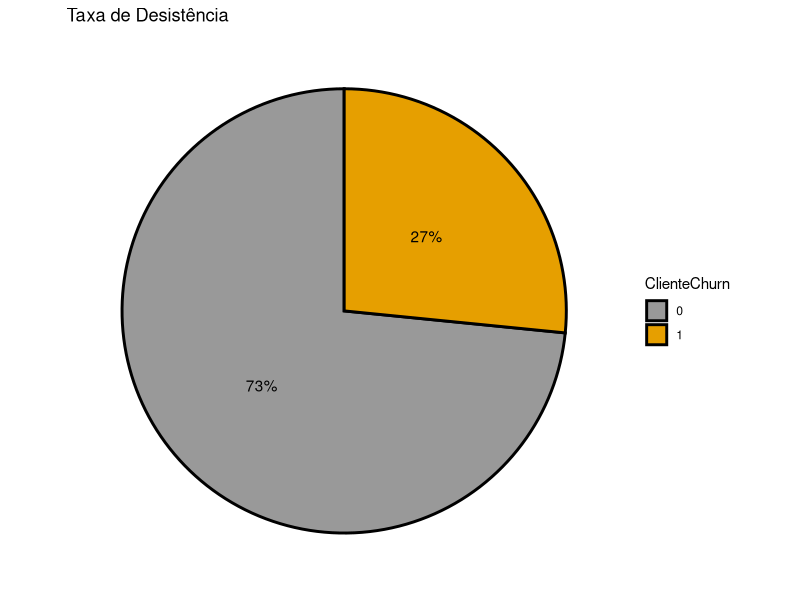
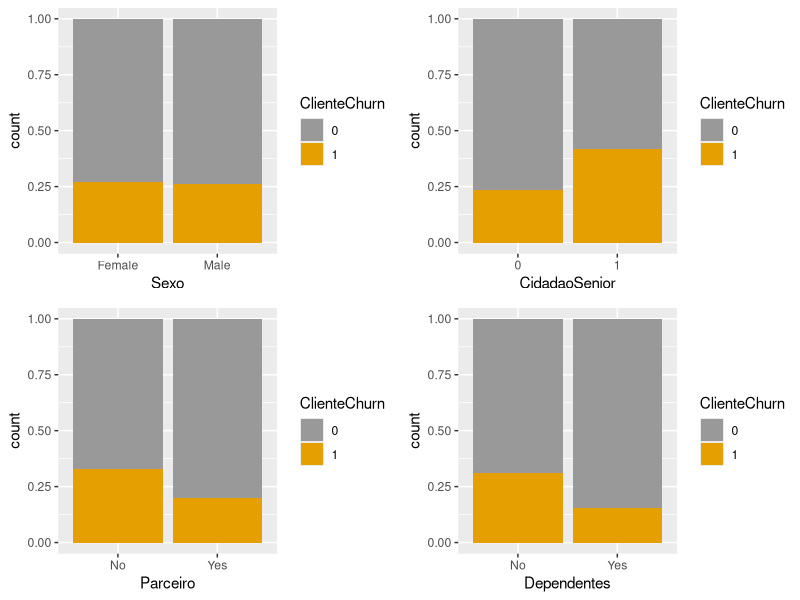
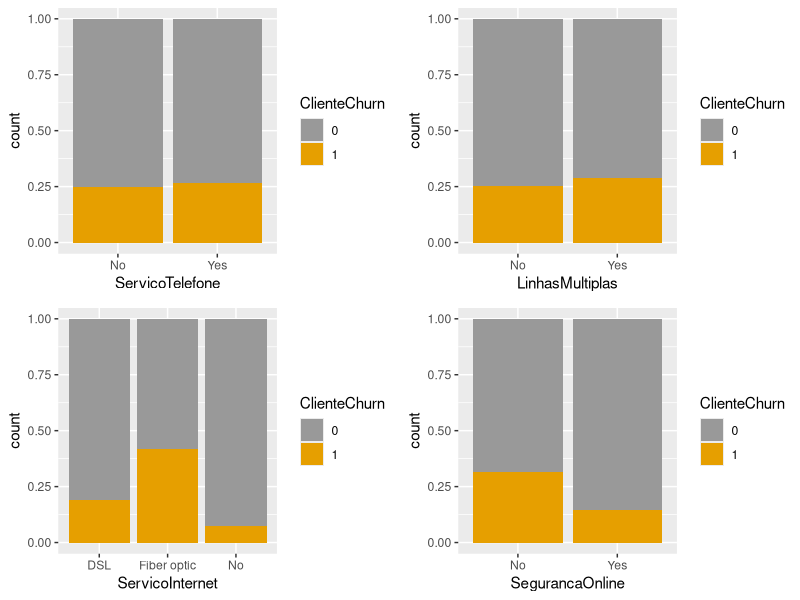
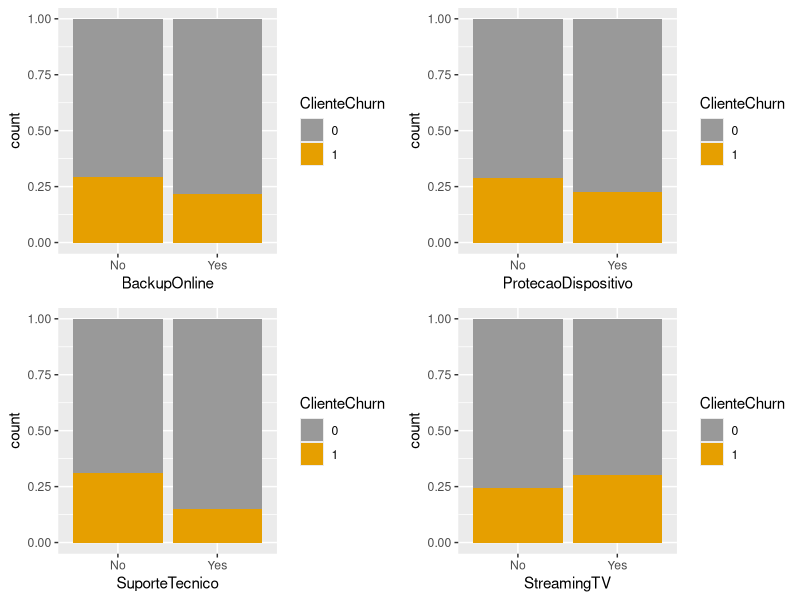
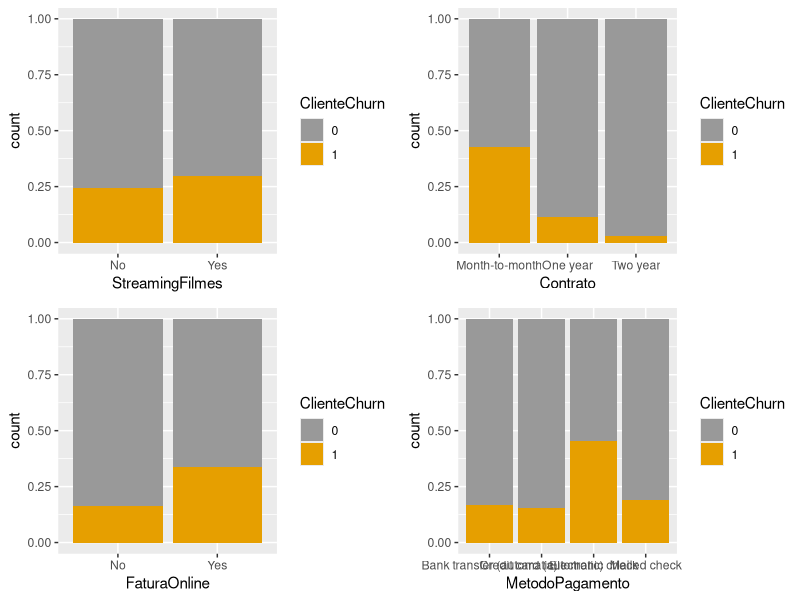
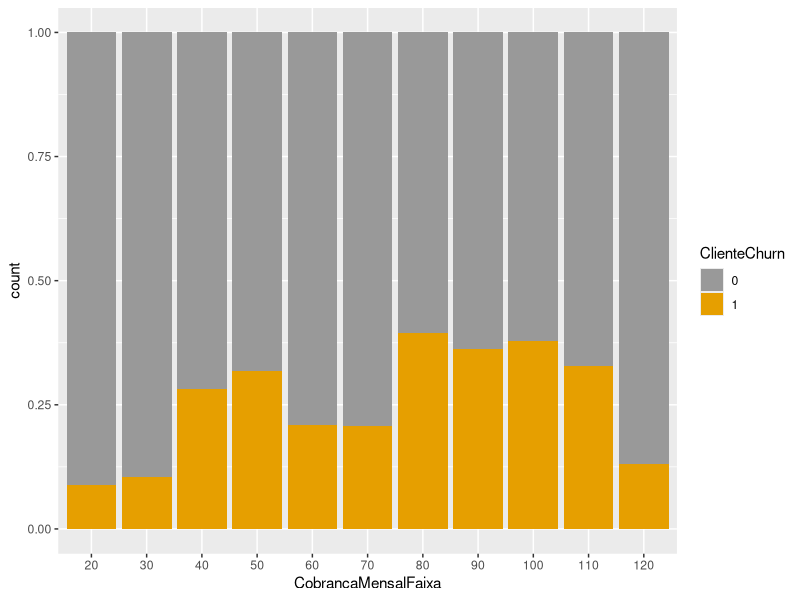
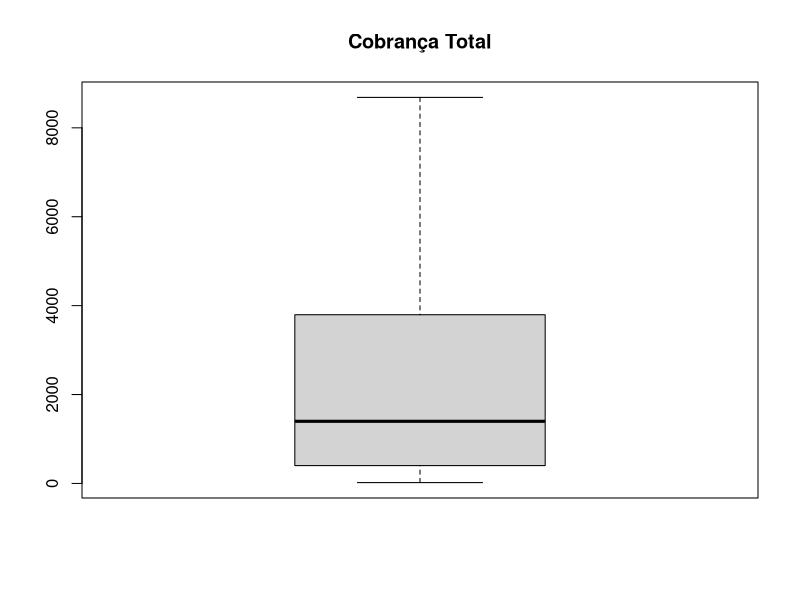
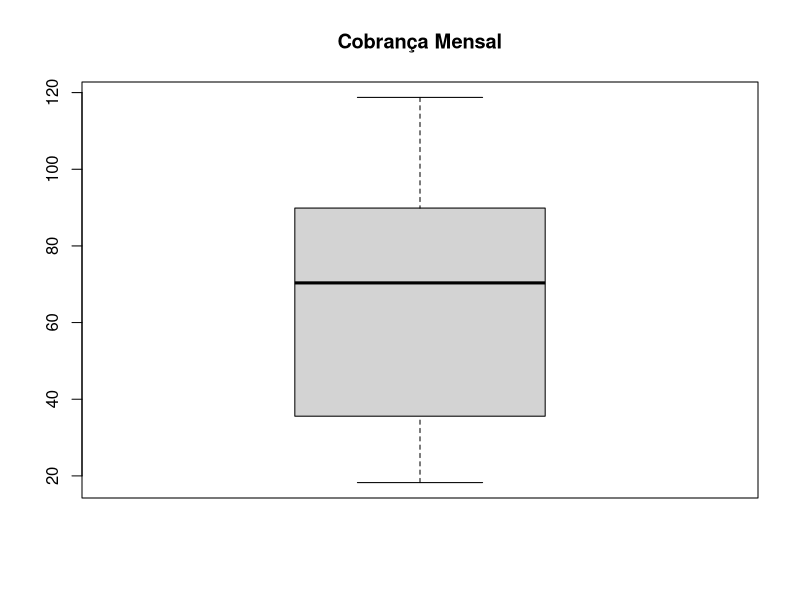

Write the R code that produced these figures, in order.
# Projeto de Análise Multivariada - Por Que os Clientes Cancelam Seus Planos de Assinatura Mensal?

# Neste projeto vamos analisar um conjunto de dados com registros e informações de clientes de 
# uma operadora de telefonia. 

# Nosso objetivo será analisar e compreender as razões pelas quais um cliente cancela seu 
# plano de assinatura mensal e estudar a relação entre as muitas variáveis disponíveis.

# Executaremos o projeto em 4 etapas:

# Etapa 1 - Análise Exploratória, Limpeza e Transformação de Dados
# Etapa 2 - Análise de Cluster
# Etapa 3 - Análise Fatorial
# Etapa 4 - Análise de Componentes Principais

# As etapas 2, 3, e 4 são técnicas de análise multivariada. Na etapa 1 usaremos ferramentas 
# para análise multivariada, como gráficos em grid.


# E para guiar nossa análise, usaremos a técnica de Plano de Análise Estruturada em Pirâmide 
# (SPAP - Structured Pyramid Analysis Plan).

# O Plano de Análise Estruturada em Pirâmide (SPAP) é uma abordagem metodológica para dividir o 
# escopo de análise desejado em objetivos mensuráveis e realistas. Ajuda a simplificar o processo, 
# o esforço e os recursos necessários para restringir cada ação de trabalho do escopo para alcançar 
# a visão desejada.

# Uma abordagem de cima para baixo (top-down) é o que melhor define a mecânica de uma análise SPAP. 
# Também conhecido como design passo a passo e, em alguns casos, usado como sinônimo de decomposição, 
# é essencialmente a quebra de um sistema para obter insights sobre seus subsistemas de composição 
# de maneira reversa. A análise de cima para baixo geralmente se refere ao uso de fatores 
# abrangentes como base para a tomada de decisão. Com SPAP o objetivo é identificar o panorama geral e 
# todos os seus componentes. Esses componentes geralmente serão a força motriz para o objetivo final. 

# Um analista que busca uma perspectiva de cima para baixo vai querer ver como os fatores 
# sistemáticos estão afetando um resultado. Nas finanças corporativas, isso pode significar entender 
# como as grandes tendências estão afetando todo o setor. No orçamento, na definição de metas e na 
# previsão, o mesmo conceito também pode ser aplicado para entender e gerenciar os fatores macro.


# Objetivo SMART.

# Para aplicar o SPAP, precisamos definir metas (objetivos) que sejam S.M.A.R.T. 

# Specific (simple, sensible, significant).
# Measurable (meaningful, motivating).
# Achievable (agreed, attainable).
# Relevant (reasonable, realistic and resourced, results-based).
# Time bound (time-based, time limited, time/cost limited, timely, time-sensitive).

# Em português: (específica, mensurável, atingível, realista e com limite de tempo).

# Exemplo:

# Meta definida de forma ruim: Pretendo ler mais livros.
# Meta definida de forma SMART: Pretendo ler 6 livros em 12 meses.


# A meta SMART para nosso projeto será:

# Pergunta principal: Quais são os fatores que afetam a desistência de clientes em um ano fiscal?

# Essa meta pode então ser subdividia (top-down) em sub-metas, com as seguintes perguntas auxiliares:

# 1. Qual é o efeito da demografia na desistência?
# 2. Ser idoso causa menos desistência?
# 3. Não ter dependentes leva a mais desistência?
# 4. Que tipo de serviço faz com que o cliente fique / saia?
# 5. Não ter suporte técnico faz com que mais clientes saiam?
# 6. A desistência é menor no caso de nenhum serviço de internet?
# 7. O faturamento e seu serviço relacionado afetam a desistência?
# 8. Clientes com assinatura mensal são mais propensos a desistência?
# 9. O método de pagamento automático com cartão de crédito causa menos desistência?
# 10- Qual grupo desiste mais, clientes que pagam mais ou clientes que pagam menos, no total?


# Os Principais Indicadores de Desempenho (KPIs) para medir o sucesso da questão principal do nosso 
# projeto são os seguintes:

# 1. Demografia
# 2. Serviços
# 3. Faturamento

# 1- A análise levou em consideração diferentes itens de demografia?
# 2- Todos os serviços (ou pelo menos serviços principais) foram considerados na análise?
# 3- Diferentes níveis de faturamento foram considerados? 


# Diretório de trabalho
getwd()
setwd("~/Dropbox/DSA/AnaliseEstatisticaII/Cap09")

# Pacotes
install.packages("readr")
install.packages("magrittr") 
install.packages("dplyr")
library(readr)
library(plyr)
library(ggplot2)
library(magrittr) 
library(dplyr) 
library(tidyr)
library(gridExtra)
library(corrplot)

# Carregando os dados
clientes <- read.csv("dados/clientes.csv")
dim(clientes)
str(clientes)
View(clientes)

# Checando valores missing
sapply(clientes, function(x) sum(is.na(x)))
sum(is.na(clientes))

# Removendo valores missing
clientes <- clientes[complete.cases(clientes),]  
sum(is.na(clientes))
dim(clientes)

# Variável CidadaoSenior deve ser fator e não numérica
str(clientes$CidadaoSenior)
clientes$CidadaoSenior <- factor(clientes$CidadaoSenior)

# Verificando fidelidade do cliente
min(clientes$Fidelidade)
max(clientes$Fidelidade)
max(clientes$CobrancaMensal)

# Ajustando a variável target para valores 0 e 1
# 0 - Não desistiu de ser cliente
# 1 - Desistiu de ser cliente
str(clientes$ClienteChurn)
clientes$ClienteChurn <- factor(ifelse(clientes$ClienteChurn == 'No', 0, 1))

# Verificando proporção de clientes por tipo de churn (cancelamento)
table(clientes$ClienteChurn)
prop.table(table(clientes$ClienteChurn)) * 100

# Usando dplyr para obter o mesmo resultado mas no formato de coluna
tabela_cliente <- clientes %>% group_by(ClienteChurn) %>% 
  summarise(Total = length(ClienteChurn)) %>%
  mutate(Taxa = Total / sum(Total) * 100.0)

print(tabela_cliente)

# Plot
ggplot(tabela_cliente, aes(x = '', y = Taxa, fill = ClienteChurn)) +
  geom_bar(width = 1, size = 1, color = 'black', stat = 'identity') +
  coord_polar('y') +
  geom_text(aes(label = paste0(round(Taxa), '%')), 
            position = position_stack(vjust = 0.5)) +
  scale_fill_manual(values = c("#999999", "#E69F00"))+
  labs(title = 'Taxa de Desistência') +
  theme_classic() +
  theme(axis.line = element_blank(),axis.title.x = element_blank(),axis.title.y = element_blank(),
        axis.ticks = element_blank(),
        axis.text = element_blank())


# Cria uma cópia do datataset
clientes_copia <- clientes
View(clientes_copia)

# Grids de Gráficos Para a Relação das Variáveis Explicativas com a Variável Alvo

# Vamos fazer um "recode"
# Todas as variáveis que tiverem valor "No internet service" convertemos para "No"

# Lista com as variáveis que receberão o recode
cols_recode1 <- c(10:15)

View(clientes[, cols_recode1][, 1])

# Loop mapvalue por coluna
for (i in 1:ncol(clientes[, cols_recode1])) {
  clientes[, cols_recode1][, i] <- as.factor(mapvalues(clientes[, cols_recode1][, i], 
                                                       from = c("No internet service"), 
                                                       to = c("No")))
}

str(clientes)
View(clientes)

# Vamos fazer o mesmo com a variável "LinhasMultiplas"
clientes$LinhasMultiplas <- as.factor(mapvalues(clientes$LinhasMultiplas, 
                                                from = c("No phone service"), 
                                                to = c("No")))

str(clientes)
View(clientes)

# Preparando gráficos para criar um grid
b1 <- ggplot(clientes, aes(Sexo, fill = ClienteChurn)) + geom_bar(position='fill') + scale_fill_manual(values=c("#999999", "#E69F00"))
b2 <- ggplot(clientes, aes(CidadaoSenior, fill = ClienteChurn)) + geom_bar(position='fill') + scale_fill_manual(values=c("#999999", "#E69F00"))
b3 <- ggplot(clientes, aes(Parceiro, fill = ClienteChurn)) + geom_bar(position='fill') + scale_fill_manual(values=c("#999999", "#E69F00"))
b4 <- ggplot(clientes, aes(Dependentes, fill = ClienteChurn)) + geom_bar(position='fill') + scale_fill_manual(values=c("#999999", "#E69F00"))
b5 <- ggplot(clientes, aes(ServicoTelefone, fill = ClienteChurn)) + geom_bar(position='fill') + scale_fill_manual(values=c("#999999", "#E69F00"))
b6 <- ggplot(clientes, aes(LinhasMultiplas, fill = ClienteChurn)) + geom_bar(position='fill') + scale_fill_manual(values=c("#999999", "#E69F00"))
b7 <- ggplot(clientes, aes(ServicoInternet, fill = ClienteChurn)) + geom_bar(position='fill') + scale_fill_manual(values=c("#999999", "#E69F00"))
b8 <- ggplot(clientes, aes(SegurancaOnline, fill = ClienteChurn)) + geom_bar(position='fill') + scale_fill_manual(values=c("#999999", "#E69F00"))
b9 <- ggplot(clientes, aes(BackupOnline, fill = ClienteChurn)) + geom_bar(position='fill') + scale_fill_manual(values=c("#999999", "#E69F00"))
b10 <- ggplot(clientes, aes(ProtecaoDispositivo, fill = ClienteChurn)) + geom_bar(position='fill') + scale_fill_manual(values=c("#999999", "#E69F00"))
b11 <- ggplot(clientes, aes(SuporteTecnico, fill = ClienteChurn)) + geom_bar(position='fill') + scale_fill_manual(values=c("#999999", "#E69F00"))
b12 <- ggplot(clientes, aes(StreamingTV, fill = ClienteChurn)) + geom_bar(position='fill') + scale_fill_manual(values=c("#999999", "#E69F00"))
b13 <- ggplot(clientes, aes(StreamingFilmes, fill = ClienteChurn)) + geom_bar(position='fill') + scale_fill_manual(values=c("#999999", "#E69F00"))
b14 <- ggplot(clientes, aes(Contrato, fill = ClienteChurn)) + geom_bar(position='fill') + scale_fill_manual(values=c("#999999", "#E69F00"))
b15 <- ggplot(clientes, aes(FaturaOnline, fill = ClienteChurn)) + geom_bar(position='fill') + scale_fill_manual(values=c("#999999", "#E69F00"))
b16 <- ggplot(clientes, aes(MetodoPagamento, fill = ClienteChurn)) + geom_bar(position='fill') + scale_fill_manual(values=c("#999999", "#E69F00"))

# Criando o grid
grid.arrange(b1,b2,b3,b4, ncol = 2)
grid.arrange(b5,b6,b7,b8, ncol = 2)
grid.arrange(b9,b10,b11,b12, ncol = 2)
grid.arrange(b13,b14,b15,b16, ncol = 2)

# Vamos criar uma varável para representar a faixa mensal de cobrança de cada cliente
# Primeiro vamos criar as faixas
clientes$CobrancaMensalFaixa <- NA
clientes$CobrancaMensalFaixa[clientes$CobrancaMensal > 0 & clientes$CobrancaMensal <= 10] <- '10'
clientes$CobrancaMensalFaixa[clientes$CobrancaMensal > 10 & clientes$CobrancaMensal <= 20] <- '20'
clientes$CobrancaMensalFaixa[clientes$CobrancaMensal > 20 & clientes$CobrancaMensal <= 30] <- '30'
clientes$CobrancaMensalFaixa[clientes$CobrancaMensal > 30 & clientes$CobrancaMensal <= 40] <- '40'
clientes$CobrancaMensalFaixa[clientes$CobrancaMensal > 40 & clientes$CobrancaMensal <= 50] <- '50'
clientes$CobrancaMensalFaixa[clientes$CobrancaMensal > 50 & clientes$CobrancaMensal <= 60] <- '60'
clientes$CobrancaMensalFaixa[clientes$CobrancaMensal > 60 & clientes$CobrancaMensal <= 70] <- '70'
clientes$CobrancaMensalFaixa[clientes$CobrancaMensal > 70 & clientes$CobrancaMensal <= 80] <- '80'
clientes$CobrancaMensalFaixa[clientes$CobrancaMensal > 80 & clientes$CobrancaMensal <= 90] <- '90'
clientes$CobrancaMensalFaixa[clientes$CobrancaMensal > 90 & clientes$CobrancaMensal <= 100] <- '100'
clientes$CobrancaMensalFaixa[clientes$CobrancaMensal > 100 & clientes$CobrancaMensal <= 110] <- '110'
clientes$CobrancaMensalFaixa[clientes$CobrancaMensal > 110 & clientes$CobrancaMensal <= 120] <- '120'

# E agora criamos a variável
clientes$CobrancaMensalFaixa <- factor(clientes$CobrancaMensalFaixa, 
                                       levels = c('10', '20', '30', '40', '50', 
                                                  '60', '70', '80', '90','100','110','120'))
# Cancelamento Por Faixa de Cobrança Mensal
ggplot(clientes, aes(CobrancaMensalFaixa, fill = ClienteChurn)) + 
  geom_bar(position='fill') + 
  scale_fill_manual(values=c("#999999", "#E69F00"))

# Boxplots
boxplot(clientes$CobrancaTotal, data = clientes, main = "Cobrança Total")
boxplot(clientes$CobrancaMensal, data = clientes, main = "Cobrança Mensal")
boxplot(clientes$Fidelidade, data = clientes, main = "Fidelidade")

# Vamos agora observar as variáveis com base na variável resposta
b1 <- boxplot(Fidelidade ~ ClienteChurn, 
              data = clientes,
              col = c("yellow","blue"), 
              xlab ="Churn" , 
              ylab = "Fidelidade")

b2 <- boxplot(CobrancaMensal ~ ClienteChurn, 
              data = clientes,
              col = c("yellow","blue"), 
              xlab ="Churn" , 
              ylab = "Cobrança Mensal")

b3 <- boxplot(CobrancaTotal ~ ClienteChurn, 
              data = clientes,
              col = c("yellow","blue"), 
              xlab ="Churn", 
              ylab = "Cobrança Total")

# Relação entre fidelidade e cobrança total
plot(clientes$CobrancaTotal, clientes$Fidelidade)

# Correlação
cor_data <- data.frame(clientes$Fidelidade, clientes$CobrancaMensal, clientes$CobrancaTotal)
corr <- cor(cor_data)
corrplot(corr, method = "number")

# Histograma
hist(clientes$Fidelidade, 
     main = "Distribuição de Fidelidade", 
     xlab = "Fidelidade (Meses)")

hist(clientes$CobrancaMensal, 
     main = "Distribuição de Cobrança Mensal", 
     xlab = "Cobrança Mensal", 
     xlim = c(0,120), 
     breaks = 12)

hist(clientes$CobrancaTotal, 
     main = "Distribuição de Cobrança Total", 
     xlab = "Cobrança Total")



